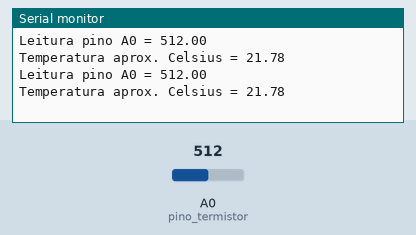
This sketch was run on a simulated Arduino Uno, built with avr-gcc and run on an emulated ATmega328P. Parts: the last lines printed to the serial monitor. Inputs (shaded band) come from the test bench; at power-on: A0 (pino_termistor) = 512.

Above: at 3.3 s.
3.4 s: A0 (pino_termistor) set to 716
At 5.4 s:
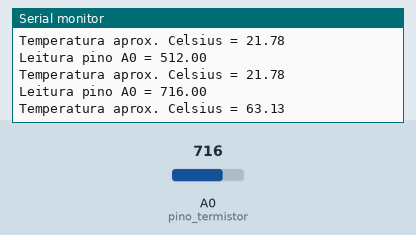
6.7 s: A0 (pino_termistor) set to 900
At 8.6 s:
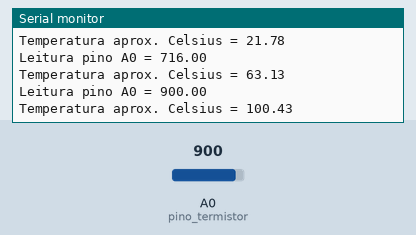
Timing chart, 0 to 10.1 s (numbered marks = the images above; inputs shaded):
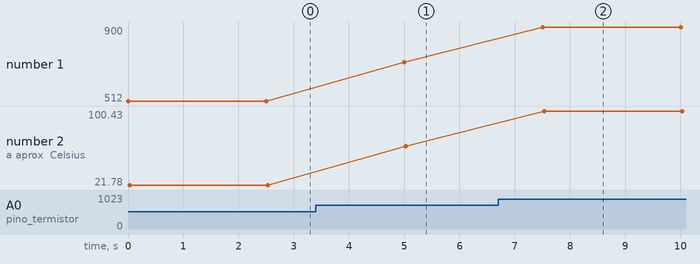

Measured:
- after the input at 3.4 s, the serial monitor: prints a new line after 1.6 s (image 1)
- after the input at 6.7 s, the serial monitor: prints a new line after 0.80 s (image 2)
- plotted number 1: 512 → 716 after the input at 3.4 s, 716 → 900 after the input at 6.7 s
- plotted number 2: 21.78 → 63.13 after the input at 3.4 s, 63.13 → 100.43 after the input at 6.7 s

The sketch:

termistor.ino
```cpp
#define pino_termistor A0
void setup(void) {
  Serial.begin(9600);
}
void loop(void) {
  float leitura;
  float leitura1;
  leitura = analogRead(pino_termistor);
  Serial.print("Leitura pino A0 = ");
  Serial.println(leitura);
  leitura1 = (leitura*0.2027)-82;
  Serial.print("Temperatura aprox. Celsius = ");
  Serial.println(leitura1);
  Serial.println("");
  delay(2500);
}
```
